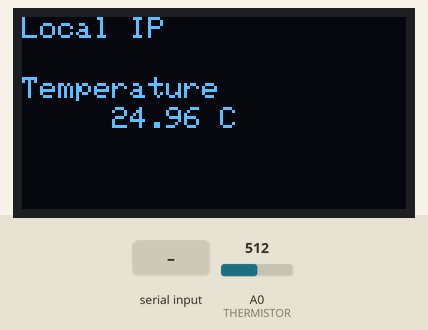
Bench run of a sketch on a simulated Arduino Uno, built with avr-gcc and run on an emulated ATmega328P. On the bench: 128×64 one-colour display. The test bench sets the inputs (shaded band); at power-on: A0 (THERMISTOR) = 512. What the sketch prints to the serial monitor is not drawn.

Above: at 1.7 s.
1.8 s: "1\n" received over Serial
3.3 s: A0 (THERMISTOR) set to 716
At 4.3 s:
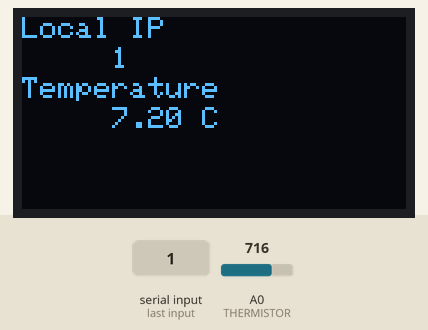
5.1 s: "0\n" received over Serial
At 5.4 s:
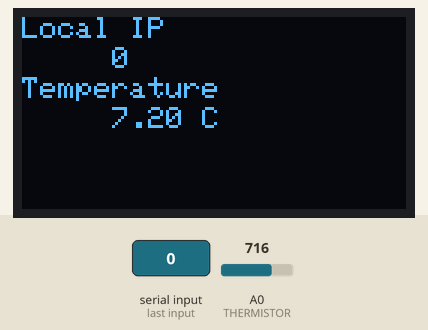
6.6 s: A0 (THERMISTOR) set to 900
At 7.7 s:
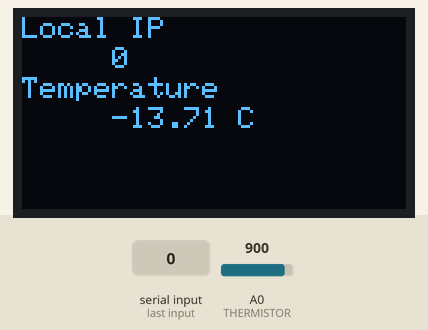
8.1 s: A0 (THERMISTOR) set to 1023
At 8.9 s:
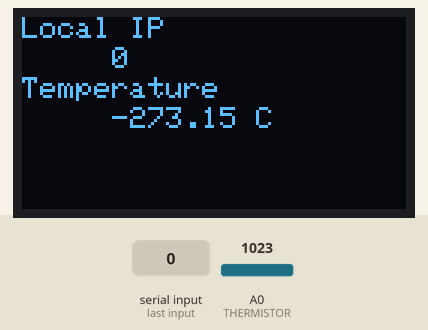
Timing chart, 0 to 10.7 s (numbered marks = the images above; inputs shaded):
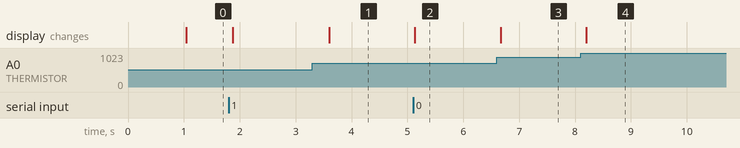

The sketch:

Arduino-SPI-Example.ino
```cpp
#include <SPI.h>
#include <Adafruit_SSD1306.h>

/*
Thermistor Parameters:
* RT0 = 10kOhm
* B = 3977K +/- 0.75%
* T0 = 25C - Temperature at RT0
* +/- 5% - Tolerance
*/

#define RT0 10000   // Resistance of the thermistor at 25C is 10kOhm
#define RT50 4500   // Resistance of thermistor at 50C is ~4.5kOhm
#define B 3977      // B coefficient

#define VCC 5       // 5V input VCC
#define R 10000     // Resistor equal to thermistor for calculation

#define SCREEN_WIDTH 128 // OLED display width, in pixels
#define SCREEN_HEIGHT 64 // OLED display height, in pixels
#define THERMISTOR 0  // Thermistor connected to analog pin 0
#define BUTTON_1 7    // Button connected to digital pin 7
#define REFRESH_RATE 50
#define TEMP_TIMER 500
#define TRUE 1
#define FALSE 0

#define OLED_MOSI   9 //Display data/MOSI (D1)
#define OLED_CLK   10 //Display clock (D0)
#define OLED_DC    11 //Display
#define OLED_CS    12 //Display chip select
#define OLED_RESET 13 //Display reset
Adafruit_SSD1306 display(SCREEN_WIDTH, SCREEN_HEIGHT, OLED_MOSI, OLED_CLK, OLED_DC, OLED_RESET, OLED_CS);

typedef unsigned int uint;

float ln, temperature;
float T0K = 25 + 273.15; // Convert 25C to Kelvin
float VRT;  // Voltage of thermistor
float RT;   // Resistance of thermistor
float VR;   // Voltage of resistor
unsigned int temp_timer_counter = TEMP_TIMER;
bool temp_timer_running_flag = FALSE;
String ipAddress = ""; // Store the received IP address

float lastTemperature = -999.0;  // Initialize to an impossible temperature value

void setup() {
  Serial.begin(9600); // Initialize serial communication
  pinMode(BUTTON_1, INPUT); // Set button pin as input

  // Initialize the OLED
  if (!display.begin(SSD1306_SWITCHCAPVCC)) {
    Serial.println(F("SSD1306 allocation failed"));
    for (;;); // Stop execution
  }

  display.clearDisplay();
  display.setTextSize(1);
  display.setTextColor(WHITE);
  display.setCursor(0, 0);
  display.println("Screen initialized!");
  display.display();
  delay(500);
  display.clearDisplay();
}

void loop() {
  // Check for new data on Serial
  if (Serial.available()) {
    ipAddress = Serial.readStringUntil('\n'); // Read incoming IP address
    Serial.println("Received IP: " + ipAddress); // Debug output
    updatePage1(); // Refresh the OLED to show the IP
  }

  // Temperature calculation logic
  Timer_Start(&temp_timer_counter, &temp_timer_running_flag);
  if (FALSE == Timer_IsStarted_Elapsed(temp_timer_counter)) {
    Timer_Reset(&temp_timer_counter, TEMP_TIMER, &temp_timer_running_flag);

    VRT = analogRead(THERMISTOR);  // Read thermistor value
    VRT = (5.00 / 1023.00) * VRT; // Convert to voltage
    VR = VCC - VRT;
    RT = VRT / (VR / R);          // Calculate resistance
    ln = log(RT / RT0);
    temperature = (1 / ((ln / B) + (1 / T0K))) - 273.15; // Convert to Celsius

    // Only send temperature if it has changed
    if (abs(temperature - lastTemperature) >= 0.1) {  // Change threshold
      Serial.print("Temperature: ");
      Serial.println(temperature);
      lastTemperature = temperature;  // Update last temperature
      updatePage1();  // Refresh the OLED
    }
  }

  delay(REFRESH_RATE);
}

void updatePage1() {
  display.clearDisplay();
  display.setTextSize(1);
  display.setTextColor(WHITE);

  // Display IP Address
  display.setCursor(0, 0);
  display.print("Local IP");
  display.setCursor(30, 10);
  display.print(ipAddress);

  // Display Temperature
  display.setCursor(0, 20);
  display.print("Temperature ");
  display.setCursor(30, 30);
  display.print(temperature);
  display.print(" C");

  display.display();
}

/*
  Timer Functions for handling timing
*/
void Timer_Start(uint* counter, bool* flag) {
  *counter -= REFRESH_RATE;
  *flag = TRUE;
}

void Timer_Reset(uint* counter, uint timer, bool* flag) {
  *counter = timer;
  *flag = FALSE;
}

bool Timer_IsStarted_Elapsed(uint counter) {
  return counter != 0;
}
```

Measured:
- after the input at 3.3 s, the display: changes after 0.30 s (image 1)
- after the input at 5.1 s, the display: changes at once (image 2)
- after the input at 6.6 s, the display: changes after 0.07 s (image 3)
- after the input at 8.1 s, the display: changes after 0.10 s (image 4)
